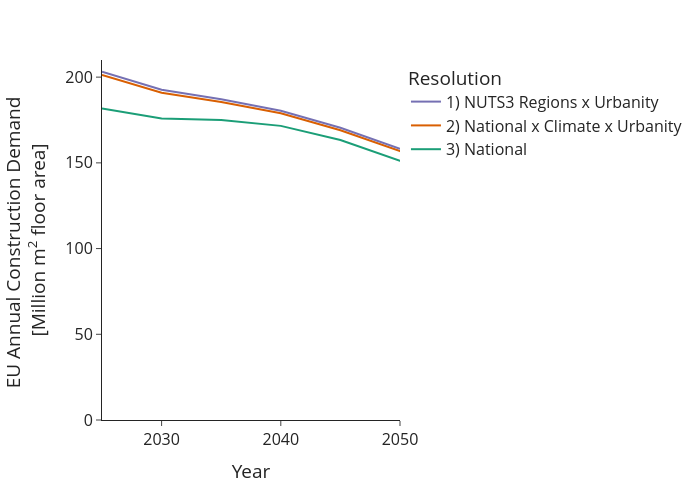

The code cell stored with this chart in its notebook:
### Code cell
data = mat.groupby(level=[1,2]).sum(numeric_only=True).floor_new_Mm2.reset_index()
data = data.replace({'SSP2-NUTS-BLD-FLAT':'3) National', 'SSP2-NUTS-BLD':'2) National x Climate x Urbanity', 'SSP2-NUTS':'1) NUTS3 Regions x Urbanity'})
data = data.sort_values(['scenario', 'year'], ascending=False)
fig = px.line(data, x="year", y="floor_new_Mm2", color="scenario", labels={"floor_new_Mm2":"EU Annual Construction Demand <br>[Million m<sup>2</sup> floor area]", 'scenario':'Resolution', 'year':'Year'}, template='simple_white', 
             color_discrete_sequence=px.colors.qualitative.Dark2)
fig.update_layout(width=700, height=500, legend={'traceorder': 'reversed'}, font=dict(size=16)) 
fig.update_yaxes(range=[0, 2.1e2]) 
fig.update_xaxes(range=[2025, 2050]) 
fig.write_image('plots/line_floor_new_Resolution.svg')
fig.write_image('plots/line_floor_new_Resolution.png')
fig.show()

### Figure 1 — Plotly figure (JSON) as saved in the notebook; plotly's stock layout.template omitted (floating-point values rounded to 4 significant figures)
{"data": [{"hovertemplate": "Resolution=3) National<br>Year=%{x}<br>EU Annual Construction Demand <br>[Million m<sup>2</sup> floor area]=%{y}<extra></extra>", "legendgroup": "3) National", "line": {"color": "rgb(27,158,119)", "dash": "solid"}, "marker": {"symbol": "circle"}, "mode": "lines", "name": "3) National", "orientation": "v", "showlegend": true, "type": "scatter", "x": [2060, 2055, 2050, 2045, 2040, 2035, 2030, 2025], "xaxis": "x", "y": [127.9, 138.1, 151.2, 163.3, 171.6, 174.9, 175.9, 181.8], "yaxis": "y"}, {"hovertemplate": "Resolution=2) National x Climate x Urbanity<br>Year=%{x}<br>EU Annual Construction Demand <br>[Million m<sup>2</sup> floor area]=%{y}<extra></extra>", "legendgroup": "2) National x Climate x Urbanity", "line": {"color": "rgb(217,95,2)", "dash": "solid"}, "marker": {"symbol": "circle"}, "mode": "lines", "name": "2) National x Climate x Urbanity", "orientation": "v", "showlegend": true, "type": "scatter", "x": [2060, 2055, 2050, 2045, 2040, 2035, 2030, 2025], "xaxis": "x", "y": [135.5, 144.6, 156.9, 169.1, 178.9, 185.5, 190.9, 201.2], "yaxis": "y"}, {"hovertemplate": "Resolution=1) NUTS3 Regions x Urbanity<br>Year=%{x}<br>EU Annual Construction Demand <br>[Million m<sup>2</sup> floor area]=%{y}<extra></extra>", "legendgroup": "1) NUTS3 Regions x Urbanity", "line": {"color": "rgb(117,112,179)", "dash": "solid"}, "marker": {"symbol": "circle"}, "mode": "lines", "name": "1) NUTS3 Regions x Urbanity", "orientation": "v", "showlegend": true, "type": "scatter", "x": [2050, 2045, 2040, 2035, 2030, 2025], "xaxis": "x", "y": [158.1, 170.5, 180.4, 187.0, 192.6, 203.2], "yaxis": "y"}], "layout": {"font": {"size": 16}, "height": 500, "legend": {"title": {"text": "Resolution"}, "tracegroupgap": 0, "traceorder": "reversed"}, "margin": {"t": 60}, "width": 700, "xaxis": {"anchor": "y", "domain": [0, 1], "range": [2025, 2050], "title": {"text": "Year"}}, "yaxis": {"anchor": "x", "domain": [0, 1], "range": [0, 210], "title": {"text": "EU Annual Construction Demand <br>[Million m<sup>2</sup> floor area]"}}}}
